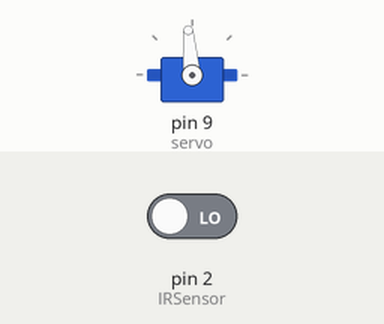
Recording of a sketch running on a simulated Arduino Uno, built with avr-gcc and run on an emulated ATmega328P. Shown: servo. The test bench sets the inputs (shaded band); at power-on: pin 2 (IRSensor) LOW.

Above: at 5.2 s.
5.3 s: pin 2 (IRSensor) driven HIGH
At 5.76 s:
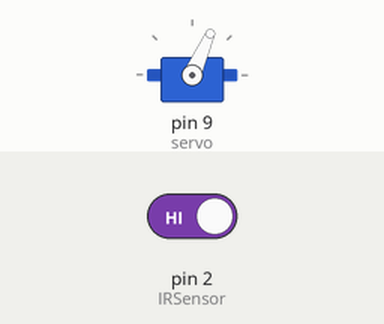
At 8.1 s:
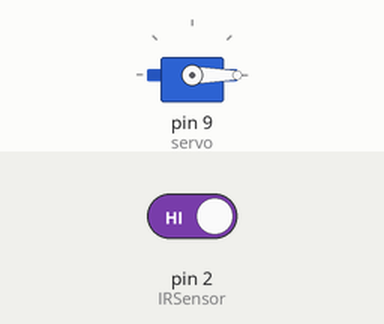
Timing chart, 0 to 9.6 s (numbered marks = the images above; inputs shaded):
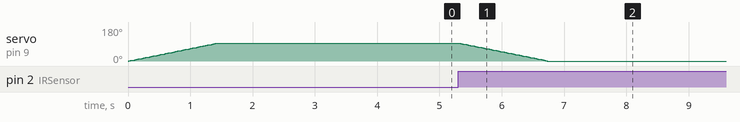

The sketch:

garage.ino
```cpp
#include <Servo.h>
int IRSensor = 2;
int servo = 9;
Servo myservo;  // create servo object to control a servo
// twelve servo objects can be created on most boards

int pos = 0;    // variable to store the servo position
int x=0;
void setup() {
  pinMode(IRSensor, INPUT); // sensor pin Input
  myservo.attach(servo);  // attaches the servo on pin 9 to the servo object
}
void loop() {
 if(x==0)
 {
  myservo.write(0);
  x++;
 }
  int statusSensor = digitalRead(IRSensor);
  if (statusSensor == 1)
  {
    if (pos != 0)
    {
      for (pos = 95; pos >= 0; pos -= 1) { // goes from 0 degrees to 180 degrees
        //in steps of 1 degree
        myservo.write(pos);              // tell servo to go to position in variable 'pos'
        delay(15);                      // waits 15ms for the servo to reach the position
      }
      pos=0;
    }
  }
  else
  {
    //delay(2000);
    if (pos == 0)
    {
      for (; pos <= 95; pos += 1) { // goes from 180 degrees to 0 degrees
        myservo.write(pos);              // tell servo to go to position in variable 'pos'
        delay(15);                       // waits 15ms for the servo to reach the position
      }

    delay(3000);
    }
  }
}
```

Measured:
- after the input at 5.3 s, servo on pin 9 (servo): moves from 95° to 0° over 1.4 s, starting at once
